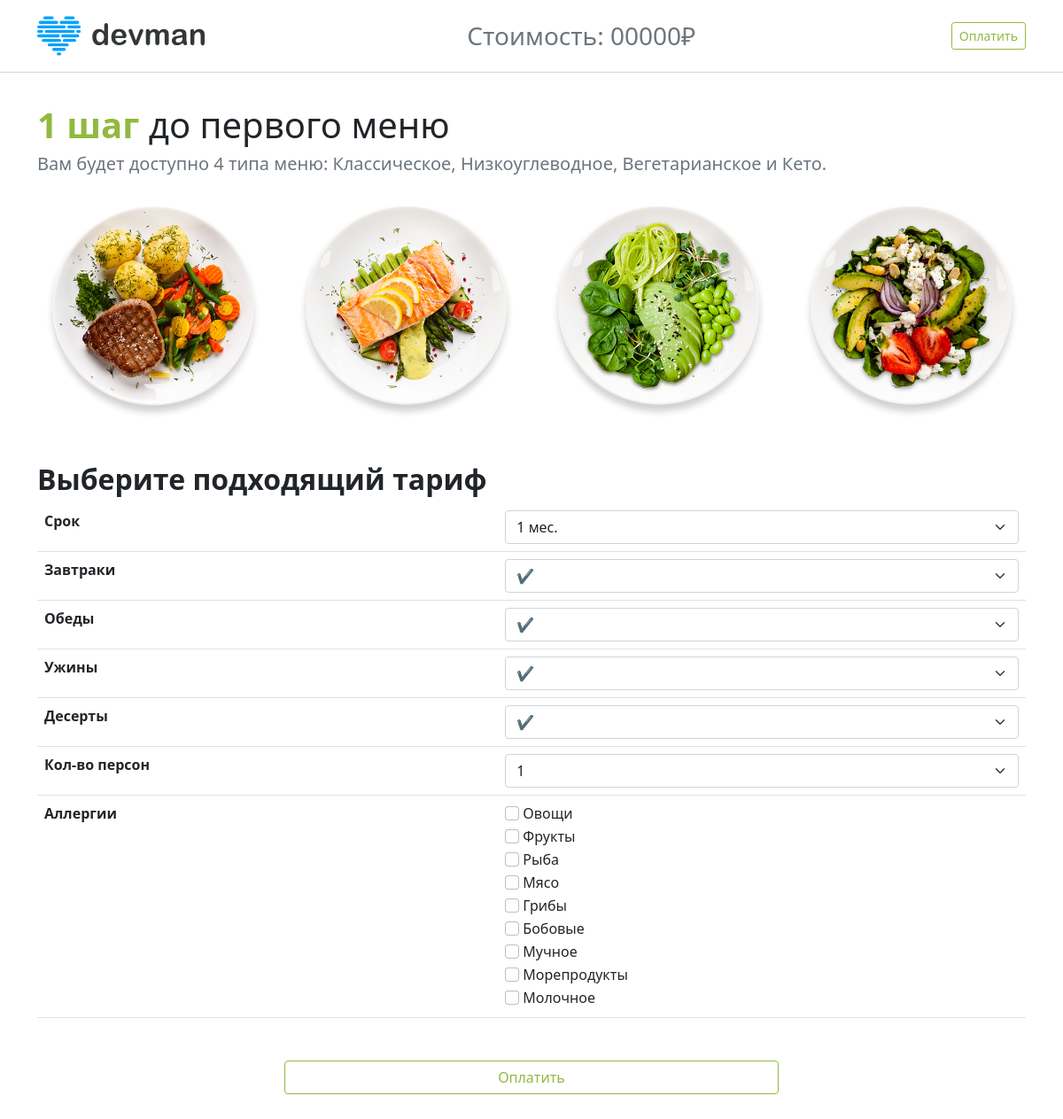
The page /order/ on the database its author committed.
### foodplan_app/models.py (models this page shows, shortened)
class Allergy(models.Model):
    title = models.CharField(max_length=200, verbose_name='Title')
    description = models.TextField(blank=True, null=True, verbose_name='Description')

### foodplan_app/views.py (the view, shortened to what this page needs)
# urls.py: path('order/', views.order, name='order'),
def order(request):
    allergies = Allergy.objects.all()
    context = []
    for allergy in allergies:
        context.append({'title': allergy.title, 'id': allergy.id})
    return render(request, 'order.html', context={'allergies': context})

### templates/order.html (shortened to what this page needs)
{% extends "base.html" %}
{% load static %}
{% block header-content %}
    <h3 class="text-secondary mt-2 me-2">Стоимость: 00000₽</h3>
    <button form="order" type="submit" class="btn shadow-none btn-sm btn-outline-success foodplan_green foodplan__border_green">Оплатить</button>
{% endblock header-content %}
{% block main %}
    <main style="margin-top: calc(2rem + 85px);">
        <section>
            <div class="container">
                <h1><strong class="foodplan_green">1 шаг </strong>до первого меню</h1>
                <h5 class="text-secondary mb-3">Вам будет доступно 4 типа меню: Классическое, Низкоуглеводное, Вегетарианское и Кето.</h5>
                <div class="row mb-5">
                    <div class="col-6 col-md-3">
                        <label for="classic" class="position-relative" style="cursor: pointer;">
                            <img src="{% static 'img/menu_classical.png' %}" alt="" class="w-100">
                        </label>
                    </div>
                    <div class="col-6 col-md-3">
                        <label for="low" class="position-relative" style="cursor: pointer;">
                            <img src="{% static 'img/menu_nizkougl.png' %}" alt="" class="w-100">
                        </label>
                    </div>
                    <div class="col-6 col-md-3">
                        <label for="veg" class="position-relative" style="cursor: pointer;">
                            <img src="{% static 'img/menu_veg.png' %}" alt="" class="w-100">
                        </label>
                    </div>
                    <div class="col-6 col-md-3">
                        <label for="keto" class="position-relative" style="cursor: pointer;">
                            <img src="{% static 'img/menu_keto.png' %}" alt="" class="w-100">
                        </label>
                    </div>
                </div>
                <h2><strong>Выберите подходящий тариф</strong></h2>
                <form id="order" action="{% url 'order' %}" method="post">{% csrf_token %}
                <table class="table text-center text-truncate mb-5">
                    <tbody>
                        <tr>
                            <th scope="row" class="text-start">Срок</th>
                            <td>
                                <select name="select0" class="form-select">
                                    <option value="0" selected>1 мес.</option>
                                </select>
                            </td>
                        </tr>
                        <tr>
                            <th scope="row" class="text-start">Завтраки</th>
                            <td>
                                <select name="select1" class="form-select">
                                    <option value="0" selected>&#10004;</option>
                                </select>
                            </td>
                        </tr>
                        <tr>
                            <th scope="row" class="text-start">Обеды</th>
                            <td>
                                <select name="select2" class="form-select">
                                    <option value="0" selected>&#10004;</option>
                                </select>
                            </td>
                        </tr>
                        <tr>
                            <th scope="row" class="text-start">Ужины</th>
                            <td>
                                <select name="select3" class="form-select">
                                    <option value="0" selected>&#10004;</option>
                                </select>
                            </td>
                        </tr>
                        <tr>
                            <th scope="row" class="text-start">Десерты</th>
                            <td>
                                <select name="select4" class="form-select">
                                    <option value="0" selected>&#10004;</option>
                                </select>
                            </td>
                        </tr>
                        <tr>
                            <th scope="row" class="text-start">Кол-во персон</th>
                            <td>
                                <select name="select5" class="form-select">
                                    <option value="0" selected>1</option>
                                </select>
                            </td>
                        </tr>
                        <tr>
                            <th scope="row" class="text-start">Аллергии</th>
                            <td>
                                {% for allergy in allergies %}
                                    <div class="form-check d-flex justify-content-start">
                                        <input class="form-check-input me-1 foodplan_checked-green" type="checkbox" value="" name="allergy_{{allergy.id}}">
                                        <label class="form-check-label" for="allergy_{{allergy.id}}">
                                            {{ allergy.title }}
                                        </label>
                                    </div>
                                {% endfor %}
                            </td>
                        </tr>
                    </tbody>
                </table>
                </form>
                <div class="d-flex justify-content-center my-5">
                    <button form="order" type="submit" class="btn shadow-none btn-outline-success foodplan_green foodplan__border_green w-50">Оплатить</button>
                </div>
            </div>
        </section>
    </main>
{% endblock main %}

### static/css/style.css (style rules this page uses)
html { height: 100%; }
body { background-color: white; min-height: 100%; display: grid; grid-template-rows: auto 1fr auto; }
.foodplan_green { color: #91B93E; }
.foodplan__border_green { border-color: #91B93E; }

### rows shown on the page
Allergy: title "Овощи"
Allergy: title "Фрукты"
Allergy: title "Рыба"
Allergy: title "Мясо"
Allergy: title "Грибы"
Allergy: title "Бобовые"
Allergy: title "Мучное"
Allergy: title "Морепродукты"
Allergy: title "Молочное"
